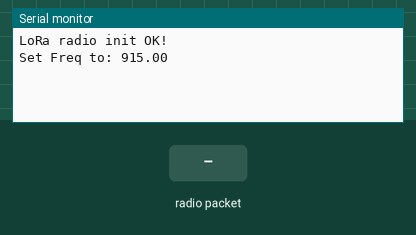
A sketch run on a simulated Arduino Uno, built with avr-gcc and run on an emulated ATmega328P. Shown: the last lines printed to the serial monitor. The test bench sets the inputs (shaded band). No radio packets arrive unless stated.

Above: at 1.3 s.
1.4 s: radio packet "1" arrives
At 2.6 s:
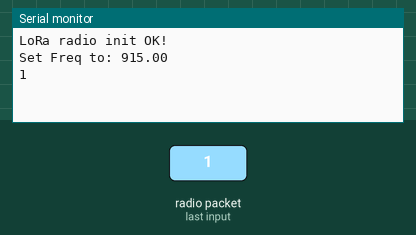
2.9 s: radio packet "0" arrives
At 4.0 s:
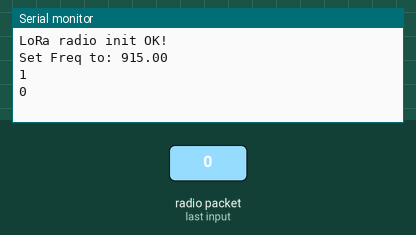
4.4 s: radio packet "2" arrives
At 5.1 s:
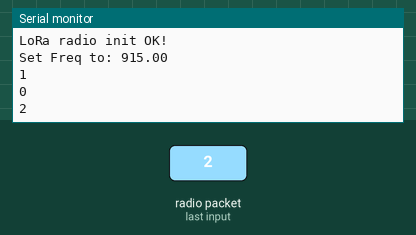

The sketch:

module_hello_server.ino
```cpp
#include <RH_RF95.h>

//for adafruit mo feather
#define RFM95_CS 8
#define RFM95_RST 4
#define RFM95_INT 3

/*
#define RFM95_CS 10
#define RFM95_RST 7
#define RFM95_INT 2
*/

// Change to 434.0 or other frequency, must match RX's freq!
#define RF95_FREQ 915.0

// Singleton instance of the radio driver
RH_RF95 rf95(RFM95_CS, RFM95_INT);

void setup()
{
  pinMode(RFM95_RST, OUTPUT);
  digitalWrite(RFM95_RST, HIGH);

  while (!Serial);
  Serial.begin(9600);
  delay(100);

  // manual reset
  digitalWrite(RFM95_RST, LOW);
  delay(10);
  digitalWrite(RFM95_RST, HIGH);
  delay(10);

  while (!rf95.init()) {
    Serial.println("LoRa radio init failed");
    while (1);
  }
  Serial.println("LoRa radio init OK!");

  // Defaults after init are 434.0MHz, modulation GFSK_Rb250Fd250, +13dbM
  if (!rf95.setFrequency(RF95_FREQ)) {
    Serial.println("setFrequency failed");
    while (1);
  }
  Serial.print("Set Freq to: "); Serial.println(RF95_FREQ);

  rf95.setTxPower(23, false);
}

void loop()
{
  if (rf95.available())
  {
    // Should be a message for us now
    uint8_t buf[RH_RF95_MAX_MESSAGE_LEN];
    uint8_t len = sizeof(buf);

    if (rf95.recv(buf, &len))
    {
      Serial.println((char*)buf);
    }

  }
}
```

Measured:
- after the input at 1.4 s, the serial monitor: prints a new line at once (image 1)
- after the input at 2.9 s, the serial monitor: prints a new line at once (image 2)
- after the input at 4.4 s, the serial monitor: prints a new line at once (image 3)
